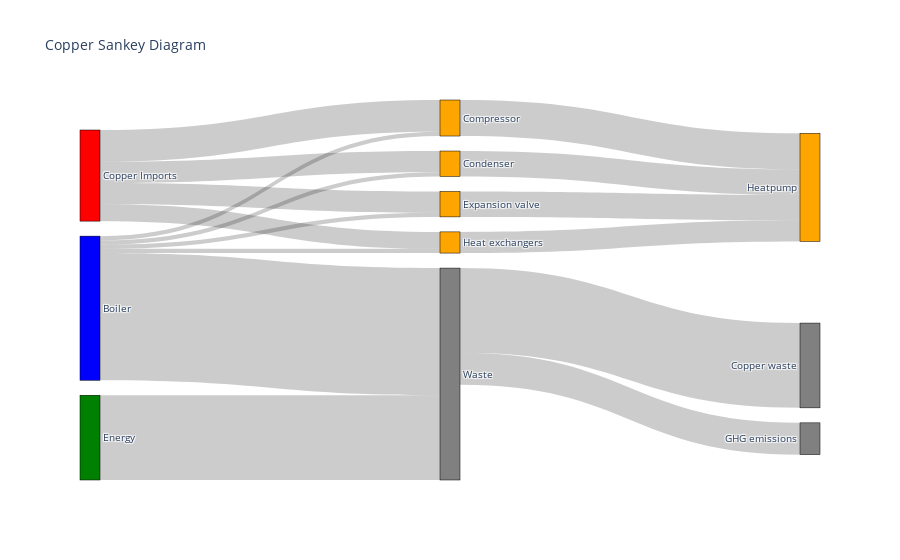

Here is the notebook cell this chart was saved with:
### Code cell
import plotly.graph_objects as go

fig = go.Figure(data=[go.Sankey(
    arrangement='snap',
    node = dict(
      pad = 15,
      thickness = 20,
      line = dict(color = "black", width = 0.5),
      label = ["Energy", #0
               "Copper Imports", #1
               "Condenser", #2
               "Compressor", #3
               "Expansion valve", #4
               "Heat exchangers", #5
               "Heatpump", #6
               "Boiler", #7
               "Waste", #8
               "Copper waste",  #9
               "GHG emissions"], #10
      color = ["green","red"] + ["orange"]*5 + ["blue"] + ["grey"]*3,
      align = 'right'
    ),
    link = dict(
      source = [0,7,8,8, 1,1,1,1, 2,3,4,5, 7,7,7,7], # indices correspond to labels, eg A1, A2, A1, B1, ...
      target = [8,8,9,10, 2,3,4,5, 6,6,6,6, 2,3,4,5],
      value = [2,3,2,0.75, 0.5,0.75,0.5,0.4, 0.6,0.85,0.6,0.5, 0.1,0.1,0.1,0.1]
  ))])

fig.update_layout(title_text="Copper Sankey Diagram", font_size=10)
fig.show()

### Figure 1 — Plotly figure (JSON) as saved in the notebook; plotly's stock layout.template omitted (floating-point values rounded to 4 significant figures)
{"data": [{"arrangement": "snap", "link": {"source": [0, 7, 8, 8, 1, 1, 1, 1, 2, 3, 4, 5, 7, 7, 7, 7], "target": [8, 8, 9, 10, 2, 3, 4, 5, 6, 6, 6, 6, 2, 3, 4, 5], "value": [2, 3, 2, 0.75, 0.5, 0.75, 0.5, 0.4, 0.6, 0.85, 0.6, 0.5, 0.1, 0.1, 0.1, 0.1]}, "node": {"align": "right", "color": ["green", "red", "orange", "orange", "orange", "orange", "orange", "blue", "grey", "grey", "grey"], "label": ["Energy", "Copper Imports", "Condenser", "Compressor", "Expansion valve", "Heat exchangers", "Heatpump", "Boiler", "Waste", "Copper waste", "GHG emissions"], "line": {"color": "black", "width": 0.5}, "pad": 15, "thickness": 20}, "type": "sankey"}], "layout": {"font": {"size": 10}, "title": {"text": "Copper Sankey Diagram"}}}
